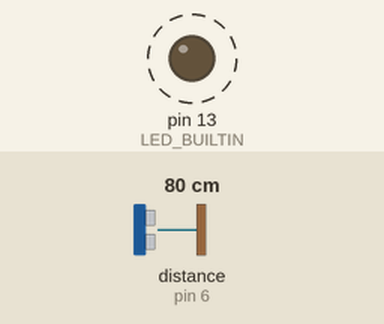
Recording of a sketch running on a simulated Arduino Uno, built with avr-gcc and run on an emulated ATmega328P. Shown: output pins drawn as LEDs (lit = HIGH). Wiring (inferred from the names in the program): ultrasonic range finder: trigger pin 5; echo pin 6. Dashed ring = blinking. The inputs (shaded band) are chosen by the test bench; at power-on: distance to the obstacle (sensor on pin 6) 80 cm. The echo pulse lasts 58.3 µs per cm; pins used as bus, display or sensor lines are not drawn; what the sketch prints to the serial monitor is not drawn.

Above: at 1.4 s.
1.5 s: distance to the obstacle (sensor on pin 6) set to 2 cm
4.7 s: distance to the obstacle (sensor on pin 6) set to 4 cm
Timing chart, 0 to 13.9 s (numbered marks = the images above; inputs shaded):
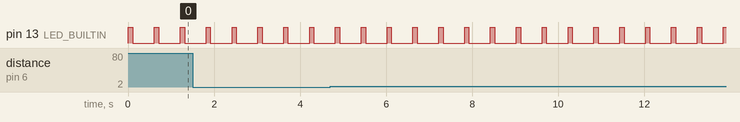

The sketch:

Task1.1P.ino
```cpp
#define TRIG_PIN 5
#define ECHO_PIN 6
#define LED_BUILTIN 13

void setup() {
    pinMode(TRIG_PIN, OUTPUT);
    pinMode(ECHO_PIN, INPUT);
    pinMode(LED_BUILTIN, OUTPUT);

    Serial.begin(9600);
}

void loop() {
    digitalWrite(TRIG_PIN, LOW);
    delayMicroseconds(10);
    digitalWrite(TRIG_PIN, HIGH);
    delayMicroseconds(20);
    digitalWrite(TRIG_PIN, LOW);

    long duration = pulseIn(ECHO_PIN, HIGH);
    int distance = duration * 0.034 / 2;

    Serial.print("Dist: " + distance);
    Serial.println(" cm");

    digitalWrite(LED_BUILTIN, HIGH);
    delay(100);
    digitalWrite(LED_BUILTIN, LOW);

    delay(500);
}
```

Measured:
- by itself, pin 13 (LED_BUILTIN): alternates HIGH for 0.10 s and LOW for 0.50 s
